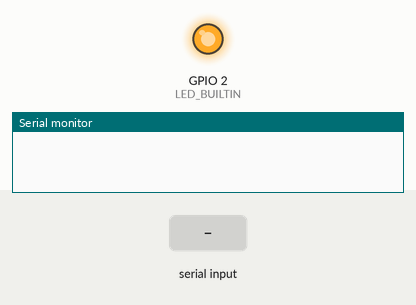
This sketch was run on a simulated ESP32. Shown: output pins drawn as LEDs (lit = HIGH), the last lines printed to the serial monitor. Dashed ring = blinking. The inputs (shaded band) are chosen by the test bench.

Above: at 1.2 s.
1.3 s: "1" received over Serial
At 4.2 s:
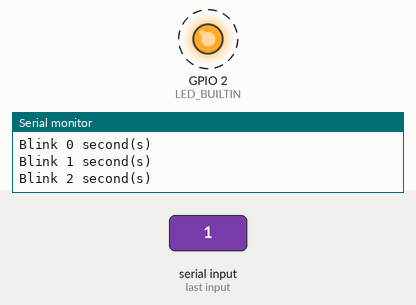
4.3 s: "2" received over Serial
At 5.2 s:
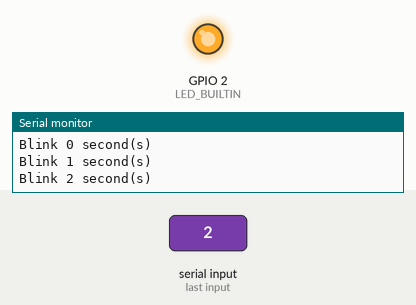
5.8 s: "0" received over Serial
At 7.1 s:
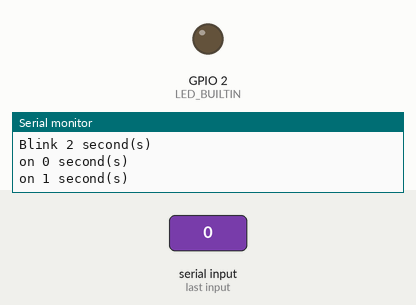
Timing chart, 0 to 8.8 s (numbered marks = the images above; inputs shaded):
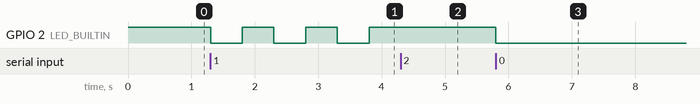

The sketch:

Blink_LED_TEST.ino
```cpp
int readChar = 0;
int onSecond = 0;
int blinkSecond = 0;
void setup() {

  Serial.begin(9600);
  pinMode(LED_BUILTIN, OUTPUT);

}

void loop() {
  digitalWrite(LED_BUILTIN, HIGH);
  if (readChar == '0') {
    Serial.printf("on %d second(s)\n",onSecond);
    digitalWrite(LED_BUILTIN, LOW);
    delay(1000);
    onSecond++;
  }else if (readChar == '1')  {
    Serial.printf("Blink %d second(s)\n",blinkSecond);
    digitalWrite(LED_BUILTIN, LOW);
    delay(500);
    digitalWrite(LED_BUILTIN, HIGH);
    delay(500);
    blinkSecond++;
  }else {
    digitalWrite(LED_BUILTIN, HIGH);
  }
  while (Serial.available() > 0) {
    readChar = Serial.read();
    onSecond = 0;
    blinkSecond = 0;
  }
}
```

Measured:
- after the input at 1.3 s, GPIO 2 (LED_BUILTIN): alternates HIGH for 0.50 s and LOW for 0.50 s, starting at once
- after the input at 4.3 s, GPIO 2 (LED_BUILTIN): stays HIGH (without the input it goes to LOW after 0.00 s)
- after the input at 5.8 s, GPIO 2 (LED_BUILTIN): HIGH → LOW at once
